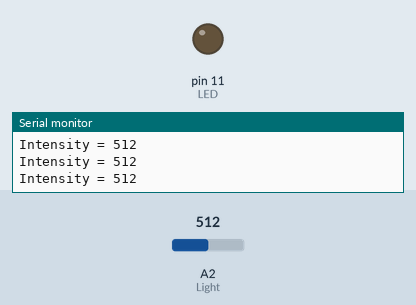
Bench run of a sketch on a simulated Arduino Uno, built with avr-gcc and run on an emulated ATmega328P. Shown: output pins drawn as LEDs (lit = HIGH), the last lines printed to the serial monitor. The test bench sets the inputs (shaded band); at power-on: A2 (Light) = 512.

Above: at 1.3 s.
1.4 s: A2 (Light) set to 524
At 2.4 s:
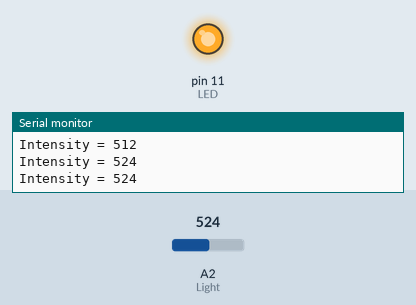
3.0 s: A2 (Light) set to 511
At 3.6 s:
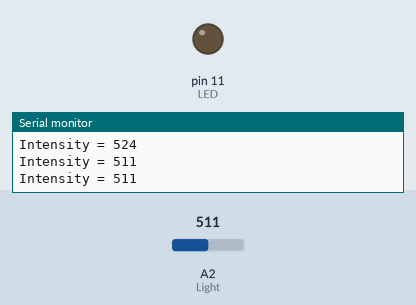
4.5 s: A2 (Light) set to 716
At 4.8 s:
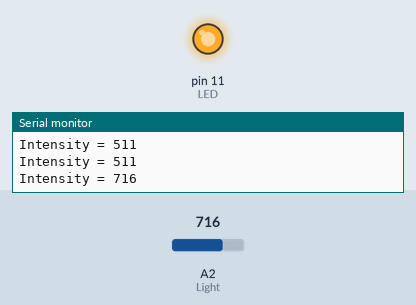
Timing chart, 0 to 7.5 s (numbered marks = the images above; inputs shaded):
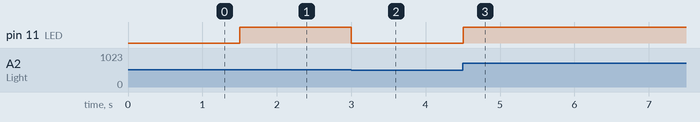

Measured:
- the behaviour switches between 512 and 513 on A2 (Light) (found by bisection; images 0 and 1)
- after the input at 1.4 s, pin 11 (LED): LOW → HIGH after 0.10 s
- after the input at 3.0 s, pin 11 (LED): HIGH → LOW at once
- after the input at 4.5 s, pin 11 (LED): LOW → HIGH at once

The sketch:

Street_lamp.ino
```cpp
// (licence header left out)
#define Light A2
#define LED 11

int Intensity = 0;

/*
* Function       setup
* @author        Jessica
* @date          2019.8.21
* @brief         Initial configuration
* @param[in]     void
* @retval        void
* @par History   no
*/
void setup()
{
  pinMode(LED,OUTPUT);
  Serial.begin(9600);
}

/*
* Function       loop
* @author        Jessica
* @date          2019.8.21
* @brief         main
* @param[in]     void
* @param[out]    void
* @retval        void
* @par History   no
*/
void loop()
{
  Intensity = analogRead(Light);	//Read the value of analog port AD2 and store it into the Intensity variable
  Serial.print("Intensity = ");  //Serial output "Intensity = "
  Serial.println(Intensity);     //Serial output the value of Intensity variable, and wrap
  if(Intensity <= 512)
  {
     /*512=2.5V，When you want to make the sensor more sensitive, increase the value. When you want to make the sensor slow, lower the value.*/
    digitalWrite(LED, LOW);
  }
  else
  {
    digitalWrite(LED, HIGH);
  }
  delay(500);
}
```
